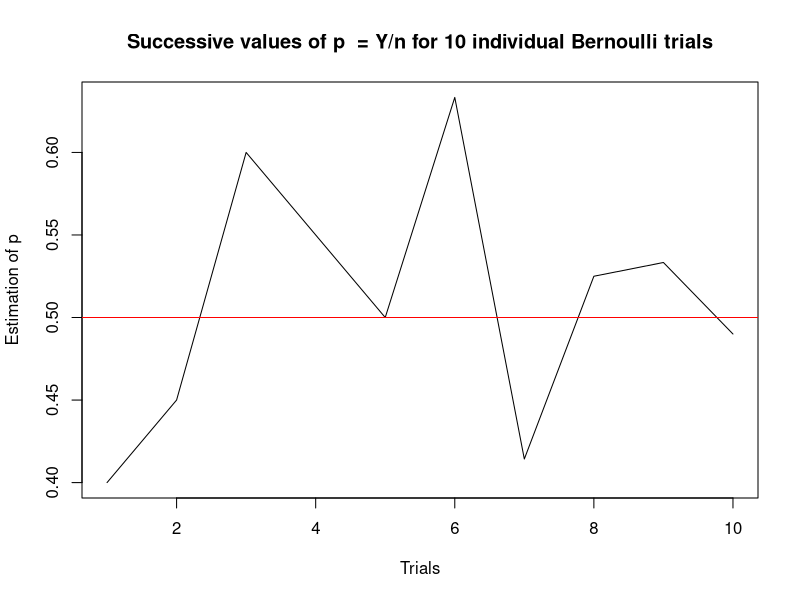
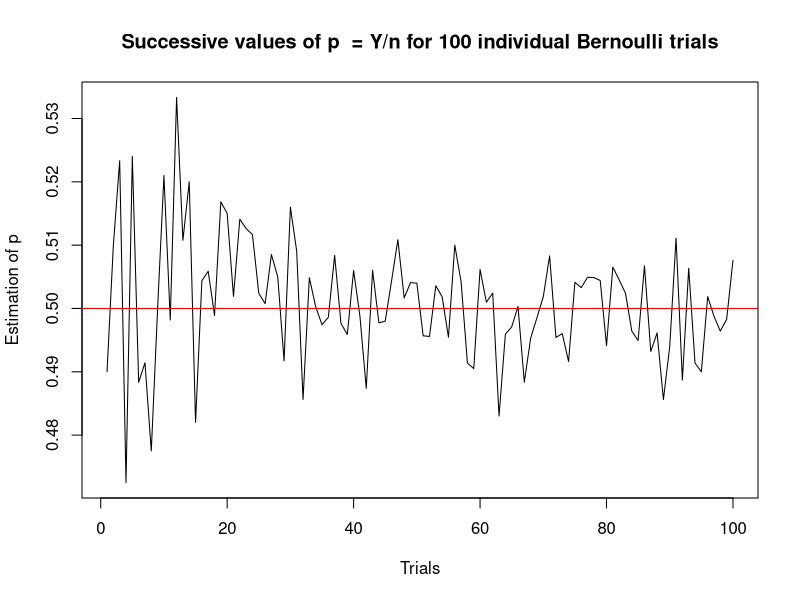
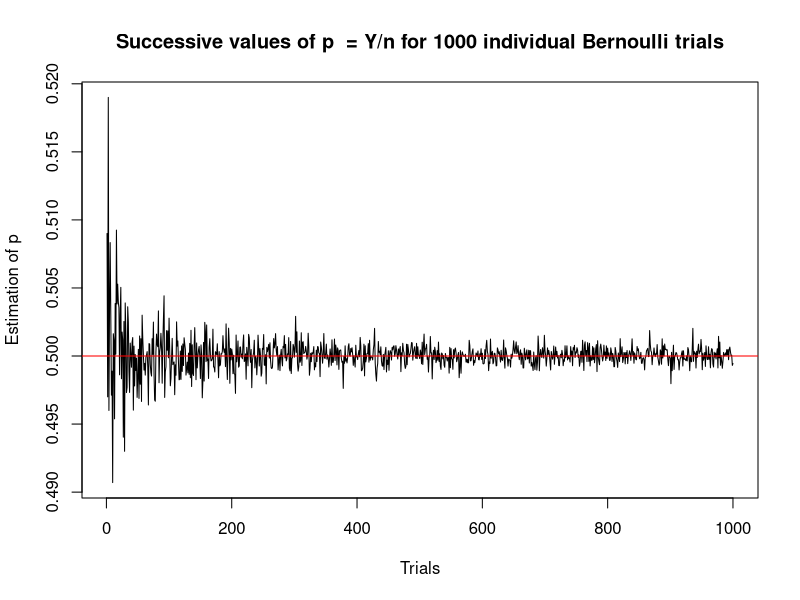
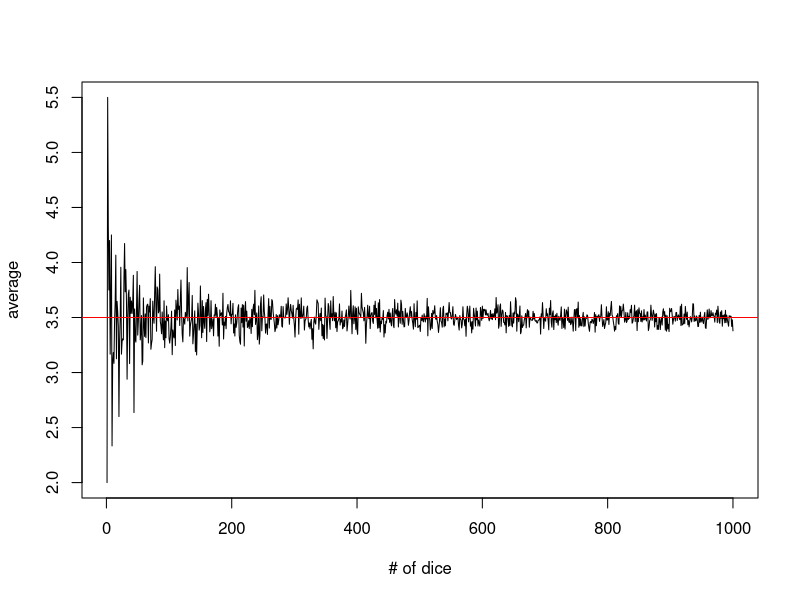

The R source for these figures, in order:
set.seed(1)

Ber10 <- numeric(10)
for (k in 1:10)  Ber10[k] =  mean(x= rbinom(k,10,0.5));
plot(Ber10/10, type="l", xlab="Trials", ylab="Estimation of p", main = "Successive values of p  = Y/n for 10 individual Bernoulli trials")
abline(h = .5, col = "red")


Ber100 <- numeric(100)
for (k in 1:100)  Ber100[k] =  mean(x= rbinom(k,100,0.5));
plot(Ber100/100, type="l", xlab="Trials", ylab="Estimation of p", main = "Successive values of p  = Y/n for 100 individual Bernoulli trials")
abline(h = .5, col = "red")

Ber1000 <- numeric(1000)
for (k in 1:1000)  Ber1000[k] =  mean(x= rbinom(k,1000,0.5));
plot(Ber1000/1000, type="l", xlab="Trials", ylab="Estimation of p", main = "Successive values of p  = Y/n for 1000 individual Bernoulli trials")
abline(h = .5, col = "red")

## Another exmaple: rolling a fair die; cf., 
## https://stackoverflow.com/questions/33373872/is-there-a-simple-simulation-of-the-law-of-large-numbers-in-r
die <- 1:6
roll <- function(n) {
  mean(sample(die, size = n, replace = TRUE))
}

plot(sapply(1:1000, roll), type = "l", xlab = "# of dice", ylab = "average")
abline(h = 3.5, col = "red")
